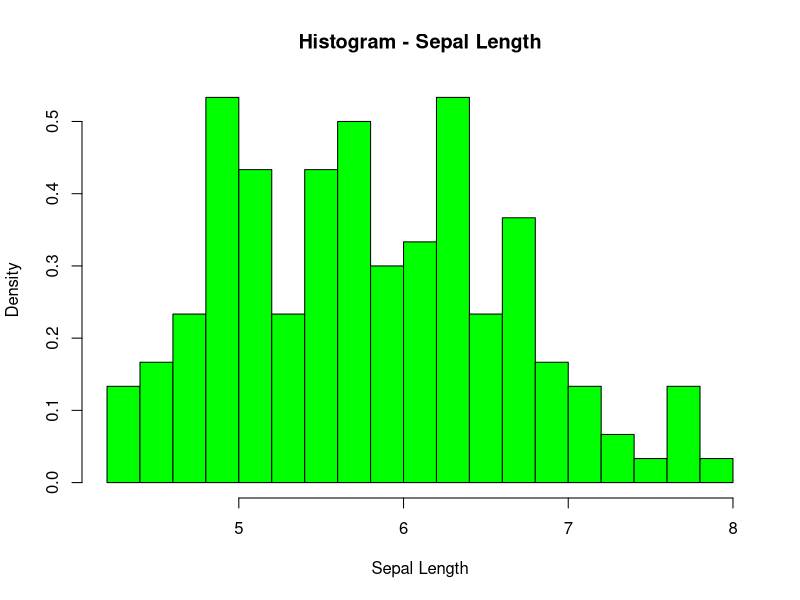
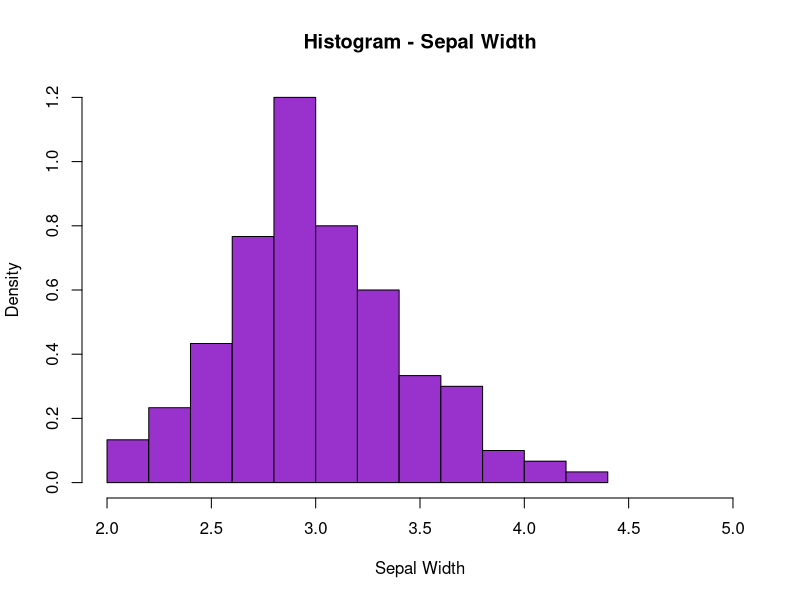
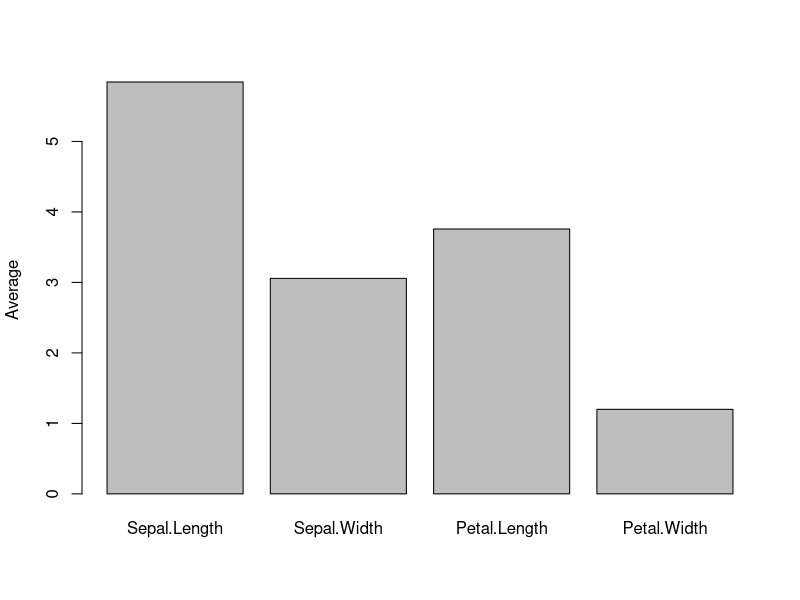
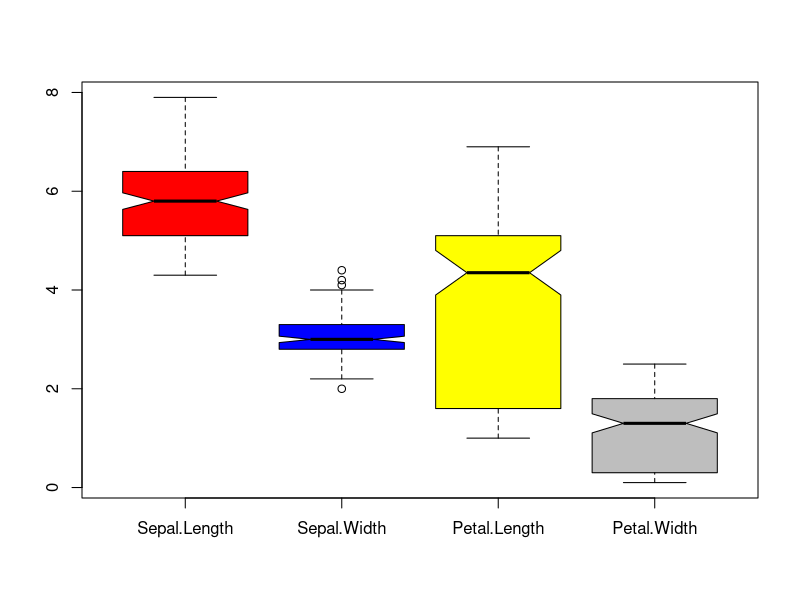
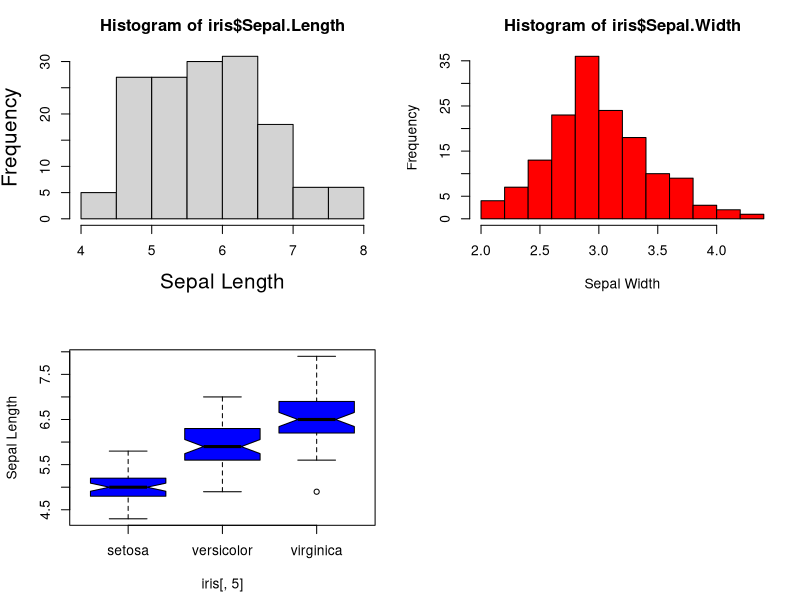

R code for these plots, in order:
installed.packages("dpylr")
installed.packages("ggplot2")

library('dplyr')
library('ggplot2')

# Assign the iris dataset to a new variable called "my_iris"
my_iris <- iris 

## Average Sepal Length by Species
# Assuming your dataset is called "iris" 

my_iris %>% 
  group_by(Species) %>% 
  summarize(mean_sepal_length = mean(Sepal.Length))

## Visualizations

# Printing top 5 rows
head(my_iris,5)

sepal_length<-my_iris$Sepal.Length

sepal_width<-my_iris$Sepal.Width

hist(sepal_length,main="Histogram - Sepal Length",xlab="Sepal Length"
     ,breaks = 20, col="green",freq=FALSE)

hist(sepal_width,main="Histogram - Sepal Width",xlab="Sepal Width",xlim=c(2,5), 
     col="darkorchid",freq=FALSE)

# bar chart for average of the 4 quantitative variables
aveg<- apply(my_iris[,1:4], 2, mean)
barplot(aveg, ylab = "Average")

## box plot of multiple variables into one figure
boxplot(iris[,1:4], notch=T, col=c("red", "blue", "yellow", "grey"))

# set arrangement of multiple plots
par(mfrow=c(2,2))
# set margins
par(mar=c(4.5, 4.2, 3, 1.5)) 
hist(iris$Sepal.Length,xlab = "Sepal Length",cex.lab=1.5)
hist(iris$Sepal.Width,xlab = "Sepal Width",col="red")

boxplot(iris[,1]~iris[,5], notch=T, ylab="Sepal Length", col="blue")

# Here is analysis based on Visualization for different Species:

### The three Iris species clearly differ in their petal dimensions,with "setosa" 
### significantly shorter petals compared to both "versicolor" and "virginica.

# KEY POINTS :-
### 1. "versicolor" has slightly longer petals than "setosa". 
### 2. "virginica" stands out with notably longer and wider petals.
### 3. "setosa": Shortest petals.  
### 4. "versicolor":Moderately long petals,intermediate between"setosa"&"virgini"
### 5. "virginica": Longest and widest petals.
